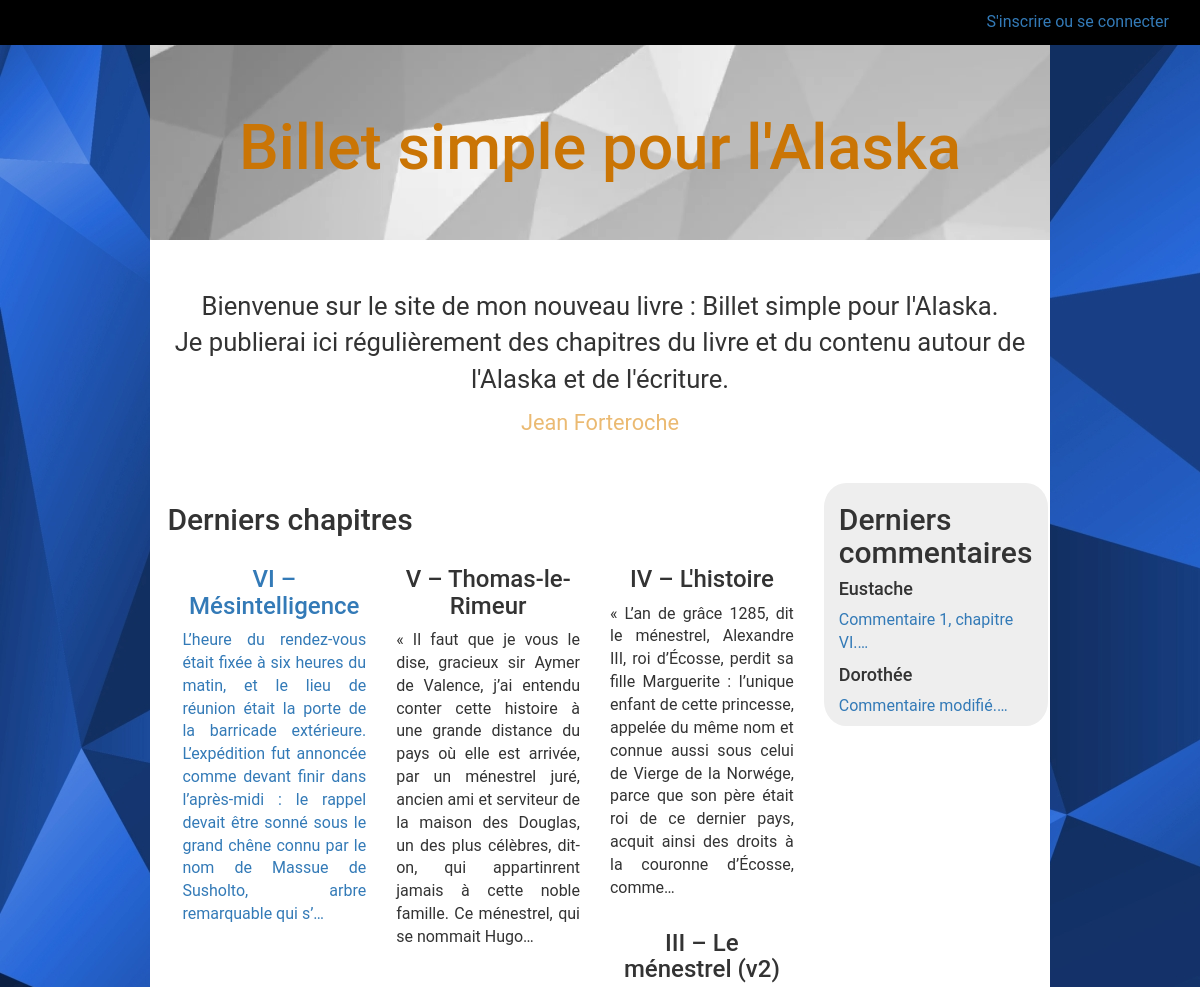
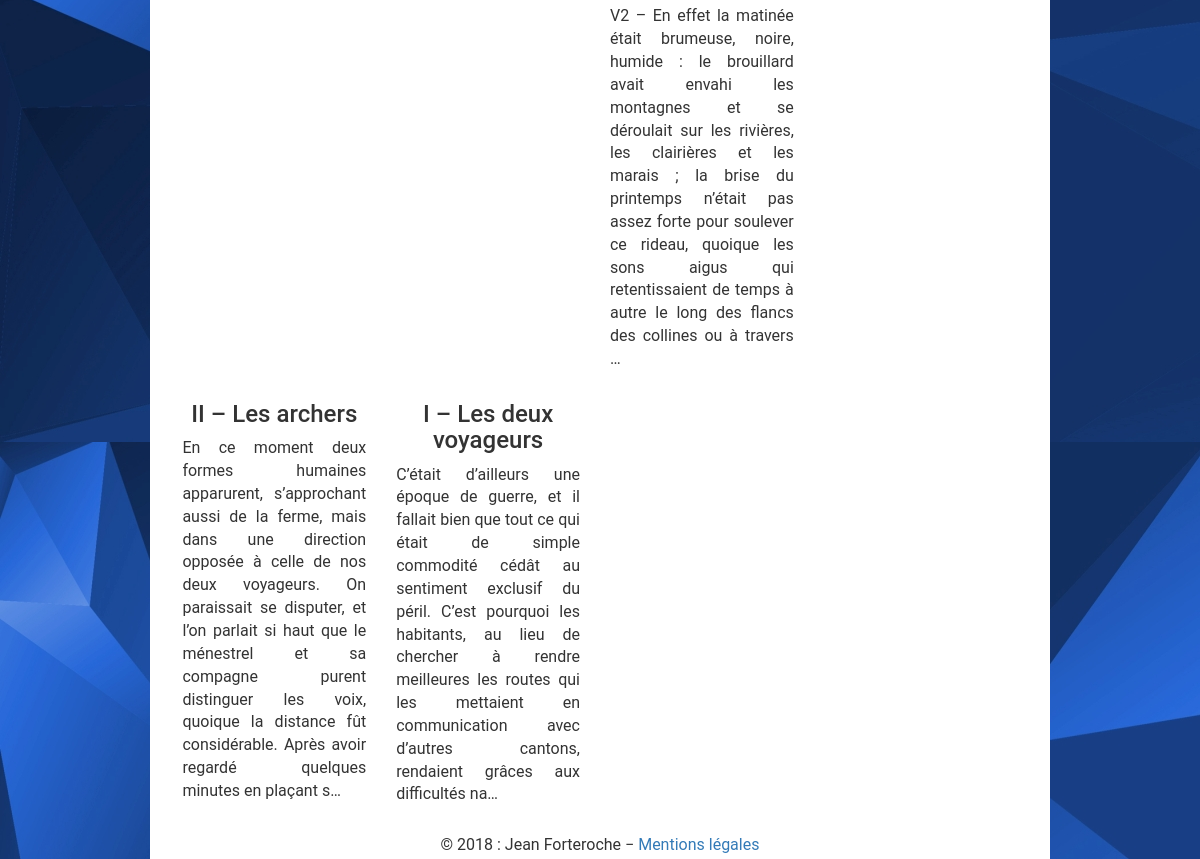
The page / on the database its author committed (2 pictures, top to bottom).
### tables this page shows
CREATE TABLE IF NOT EXISTS `posts` (
  `id` int(11) NOT NULL AUTO_INCREMENT,
  `author` varchar(50) NOT NULL,
  `title` varchar(255) NOT NULL,
  `content` longtext NOT NULL,
  `deiz` datetime NOT NULL,
  PRIMARY KEY (`id`)
);

CREATE TABLE IF NOT EXISTS `comms` (
  `id` int(11) NOT NULL AUTO_INCREMENT,
  `author` varchar(50) NOT NULL,
  `id_post` int(11) NOT NULL,
  `comment` longtext NOT NULL,
  `deiz_com` datetime NOT NULL,
  `report` tinyint(4) NOT NULL DEFAULT '0',
  PRIMARY KEY (`id`)
);

### controller/FrontCont.php (called while the page is built, shortened)
<?php
class FrontCont {
    private $commMngr;
    private $postMngr;
    public function __construct() {
        $this->commMngr = new CommMngr();
        $this->postMngr = new PostMngr();
    }
    public function dispHome() {
        $listPosts = $this->postMngr->listPosts();
        $lastComms = $this->commMngr->lastComms();
        $myView = new View("front/home");
        $myView->render($listPosts, $lastComms);
    }
}

### public/index.php (called while the page is built, shortened)
<?php
require(APP."Routeur.php");
if (isset($_GET["a"]) && !empty($_GET["a"])) {
    $route = $_GET["a"];
}
else {
    $route = "home";
}
$routeur = new Routeur($route);
$routeur->renderCont();

### model/entities/Post.php (called while the page is built, shortened)
<?php
class Post {
    private $_content;
    private $_id;
    private $_title;
    public function getContent() {
        return $this->_content;
    }
    public function getId() {
        return $this->_id;
    }
    public function getTitle() {
        return $this->_title;
    }
    public function setId($id) {
        $id = (int)$id;
        if ($id > 0) {
            $this->_id = $id;
        } else {
            $error["id"] = "id incorrect";
        }
    }
    public function setContent($content) {
        if (is_string($content)) {
            $this->_content = $content;
        }
    }
    public function setTitle($title) {
        if (is_string($title)) {
            $this->_title = $title;
        }
    }
}

### model/Mngr/PostMngr.php (called while the page is built, shortened)
<?php
class PostMngr extends Mngr {
    public function listPosts()
    {
        $db = $this->dbConnect();
        $req = $db->query("SELECT id, author, title, content, DATE_FORMAT(deiz, '%d/%m/%Y à %Hh%i') AS deiz_f FROM posts ORDER BY deiz DESC LIMIT 0, 9");
        $res = $req->fetchAll(PDO::FETCH_ASSOC);
        foreach ($res as $key => $chap) {
            $post = new Post($chap);
            $res[$key] = $post;
        }
        return $res;
    }
}

### model/entities/Comm.php (called while the page is built, shortened)
<?php
class Comm {
    private $_author;
    private $_comment;
    private $_postId;
    public function getAuthor() {
        return $this->_author;
    }
    public function getComment() {
        return $this->_comment;
    }
    public function getPostId() {
        return $this->_postId;
    }
    public function setAuthor($author) {
        if (is_string($author)) {
            $this->_author = $author;
        }
    }
    public function setComment($comment) {
        if (is_string($comment)) {
            $this->_comment = $comment;
        }
    }
    public function setId_post($postId) {
        $postId = (int)$postId;
        if ($postId > 0) {
            $this->_postId = $postId;
        }
    }
}

### model/Mngr/CommMngr.php (called while the page is built, shortened)
<?php
class CommMngr extends Mngr {
    public function lastComms() {
        $db = $this->dbConnect();
        $req = $db->query("SELECT * FROM comms ORDER BY deiz_com DESC LIMIT 0, 6");
        $comms = $req->fetchAll(PDO::FETCH_ASSOC);
        foreach ($comms as $key => $value) {
            $comm = new Comm($value);
            $comms[$key] = $comm;
        }
        return $comms;
    }
}

### views/front/home.php (the view)
<div class="row chap">
    <div class="row">
        <div class="intro">
            <p>Bienvenue sur le site de mon nouveau livre : Billet simple pour l'Alaska.<br />Je publierai ici régulièrement des chapitres du livre et du contenu autour de l'Alaska et de l'écriture.<br /></p><p><small class="signature">Jean Forteroche</small></p>
        </div>
    </div>
    <div class="row">
        <div class="col-lg-9">
            <h2>Derniers chapitres</h2>
            <p>
                <?php
                foreach ($param1 as $chap) { ?>
                    <a href="post/<?= htmlspecialchars($chap->getId()); ?>">
                        <div class="posts col-lg-4" style="min-height:300px; text-align:justify;">
                            <h3>
                                <?= htmlspecialchars($chap->getTitle()); ?>
                            </h3>
                            <?= mb_strimwidth($chap->getContent(), 0, 410, "…"); ?>
                        </div>
                    </a>
                <?php } ?>
            </p>
        </div>
        <div class="col-lg-3 lasts">
            <h2>Derniers commentaires</h2>
            <div class="comms">
                <?php
                foreach ($param2 as $comm) { ?>
                    <div class="comm">
                        <h4>
                            <?= htmlspecialchars($comm->getAuthor()); ?>
                        </h4>
                        <a href="<?= HOST; ?>post/<?= htmlspecialchars($comm->getPostId()); ?>"><?= mb_strimwidth($comm->getComment(), 0, 100); ?>…</a>
                    </div>
                <?php } ?>
            </div>
        </div>
    </div>
</div>

### app/Routeur.php (shortened to what this page needs)
<?php
class Routeur {
    private $action;
    public function __construct($action) {
        $this->action = $action;
    }
    public function getParams() {
        if (!isset($param)) {
            $param = null;
        }
        return $param;
    }
    public function renderCont() {
        $action = $this->action;
        if (array_key_exists($action, $this->routes)) {
            $currentCont = new $controller();
            $method = $this->routes[$action]["method"];
            $currentCont->$method($this->getParams());
        } else {
            header("Location: ".HOST."404");
        }
    }
}

### app/View.php (shortened to what this page needs)
<?php
class View {
    private $vue;
    public function __construct($vue) {
        $this->vue = $vue;
    }
    public function render($param1 = null, $param2 = null) {
        $vue = $this->vue;
        if(isset($_SESSION["user"])) {
            include(VIEW."navUser.php");
        } else {
            include(VIEW."navDef.php");
        }
        include(VIEW.$vue.".php");
        $content = ob_get_clean();
        include_once (VIEW."default.php");
    }
}

### views/navDef.php
<div class="navbar">
    <a href="<?= HOST; ?>connexion">S'inscrire ou se connecter</a>
</div>

### views/default.php (shortened to what this page needs)
<!DOCTYPE html>
<html lang="fr">
    <head>
        <link rel="stylesheet" href="<?= ASSETS; ?>/css/bootstrap.css" />
        <link rel="stylesheet" href="<?= ASSETS; ?>/css/style.css" />
    </head>
    <body>
        <div class="container">
            <div class="row">
                <header class="jumbotron">
                    <h1>Billet simple pour l'Alaska</h1>
                </header>
            </div>
            <?= $content; ?>
        </div>
    </body>
    <footer class="footer footer-copyright text-center py-3">
        © 2018 : Jean Forteroche − <a href="<?= HOST; ?>mentions-legales">Mentions légales</a>
    </footer>
</html>

### public/assets/css/style.css (style rules this page uses)
body { min-height: 100vh; font-family: Roboto, arial, sans-serif; font-size: 16px; margin: 0; padding: 0; padding-bottom: 25px; position: relative; background-image: url("../images/blue-background-2.jpg"); background-size: auto; }
h1, h3 { text-align: center; }
a .posts { color: #333; text-decoration: none !important; }
.posts { margin: auto; border: 0 solid black; border-radius: 10%; }
.chap { padding: 2%; min-height: 100vh; }
.intro { font-size: 1.6em; margin-bottom: 5%; }
.lasts { background-color: #eee; border-radius: 10%; padding-bottom: 1%; }
.comms { margin: auto; }
.signature { color: rgb(235, 186, 114); }
.navbar { text-align: right; padding: 10px 30px 0 10px; min-height: 45px !important; max-height: 45px !important; background-color: black; color: white; border-radius: 0; }
.container { margin-top: -20px; min-height: 100%; overflow: hidden; display: block; position: relative; background-color: white; width: 75%; }
.intro { text-align: center; }
.jumbotron { background-image: url("../images/white-background-2.png"); width: 100%; color: #ca7505; }
.container .jumbotron { border-radius: 0 !important; }
.footer { position: absolute; bottom: 0; width: 75%; margin-left: 12.5%; margin-right: auto; text-align: center; height: 25px; background-color: white; }

### rows shown on the page
posts: title "VI – Mésintelligence", content "L’heure du rendez-vous était fixée à six heures du matin, et le lieu de réunion était la porte de la barricade extérieure. L’expédition fut annoncée comme devant finir dans l’après-midi : le rappel devait être sonné sous le grand chêne connu par le nom de Massue de Susholto, arbre remarquable qui s’…"
posts: title "V – Thomas-le-Rimeur", content "« Il faut que je vous le dise, gracieux sir Aymer de Valence, j’ai entendu conter cette histoire à une grande distance du pays où elle est arrivée, par un ménestrel juré, ancien ami et serviteur de la maison des Douglas, un des plus célèbres, dit-on, qui appartinrent jamais à cette noble famille. Ce ménestrel, qui se nommait Hugo…"
posts: title "IV – L'histoire", content "« L’an de grâce 1285, dit le ménestrel, Alexandre III, roi d’Écosse, perdit sa fille Marguerite : l’unique enfant de cette princesse, appelée du même nom et connue aussi sous celui de Vierge de la Norwége, parce que son père était roi de ce dernier pays, acquit ainsi des droits à la couronne d’Écosse, comme…"
posts: title "III – Le ménestrel (v2)", content "V2 – En effet la matinée était brumeuse, noire, humide : le brouillard avait envahi les montagnes et se déroulait sur les rivières, les clairières et les marais ; la brise du printemps n’était pas assez forte pour soulever ce rideau, quoique les sons aigus qui retentissaient de temps à autre le long des flancs des collines ou à travers …"
posts: title "II – Les archers", content "En ce moment deux formes humaines apparurent, s’approchant aussi de la ferme, mais dans une direction opposée à celle de nos deux voyageurs. On paraissait se disputer, et l’on parlait si haut que le ménestrel et sa compagne purent distinguer les voix, quoique la distance fût considérable. Après avoir regardé quelques minutes en plaçant s…"
posts: title "I – Les deux voyageurs", content "C’était d’ailleurs une époque de guerre, et il fallait bien que tout ce qui était de simple commodité cédât au sentiment exclusif du péril. C’est pourquoi les habitants, au lieu de chercher à rendre meilleures les routes qui les mettaient en communication avec d’autres cantons, rendaient grâces aux difficultés na…"
comms: author "Eustache", comment "Commentaire 1, chapitre VI."
comms: author "Dorothée", comment "Commentaire modifié."
